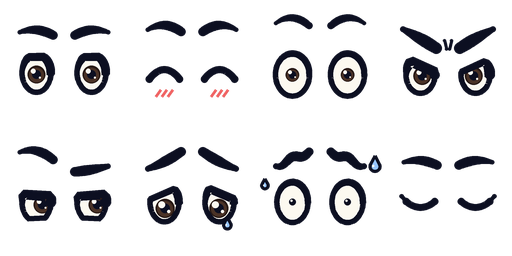
#> input picture game/assets/characters/base_tpose_0.png, 512 x 256 px
$ python spike_post.py ../../game/assets/characters/base_tpose_0.png ../../game/assets/characters/base_tpose_1.png ../../game/assets/characters/base_tpose_1.png
#> lines starting #> are read from the running program, lines starting #| are printed output that depends on the picture; after the words box and inside, x2 and y2 are one past the last pixel; in counts of white or black regions, pixels touching at a corner belong together
"""Pós-processo de 'pintura de quadrinho' para os renders do Blender (esboço de direção de arte).

1. Kuwahara (média do quadrante de menor variância): achata a imagem em manchas com borda
   preservada, a cara de tinta/guache que o render limpo não tem.
2. Retícula: pontos azul-noite nas sombras, maiores quanto mais escuro (Aranhaverso).
3. Desalinhamento de impressão: um fantasma rosa/ciano deslocado nas bordas fortes.
4. Grão de papel e vinheta.

Uso: python spike_post.py entrada.png saida.png ["TEXTO DA CAIXA DE NARRAÇÃO"]
"""
import sys

import numpy as np
from PIL import Image, ImageDraw, ImageFilter, ImageFont


def box_mean(a, r):
    # média em janela (2r+1)² via imagem integral, por canal
    k = 2 * r + 1
    pad = np.pad(a, ((r + 1, r), (r + 1, r), (0, 0)) if a.ndim == 3 else ((r + 1, r), (r + 1, r)), mode="edge")
    c = pad.cumsum(0).cumsum(1)
    s = c[k:, k:] - c[:-k, k:] - c[k:, :-k] + c[:-k, :-k]
    return s / (k * k)


def kuwahara(img, r=4):
    a = img.astype(np.float64)
    lum = a @ np.array([0.299, 0.587, 0.114])
    m = box_mean(a, r // 2 if r > 1 else 1)
    ml = box_mean(lum, r // 2 if r > 1 else 1)
    vl = box_mean(lum ** 2, r // 2 if r > 1 else 1) - ml ** 2
    h = r // 2 + 0
    H, W = lum.shape
    best = np.full((H, W), np.inf)
    out = np.zeros_like(a)
    for dy in (-h, h):
        for dx in (-h, h):
            v = np.roll(np.roll(vl, dy, 0), dx, 1)
            mm = np.roll(np.roll(m, dy, 0), dx, 1)
            sel = v < best
            best[sel] = v[sel]
            out[sel] = mm[sel]
    return out


def main():
    src, dst = sys.argv[1], sys.argv[2]
    caption = sys.argv[3] if len(sys.argv) > 3 else None
    im = np.asarray(Image.open(src).convert("RGB")).astype(np.float64)
    H, W, _ = im.shape
#> H = 256; W = 512

    pt = kuwahara(im, 6)
#> in box_mean, `c = pad.cumsum(0).cumsum(1)`:
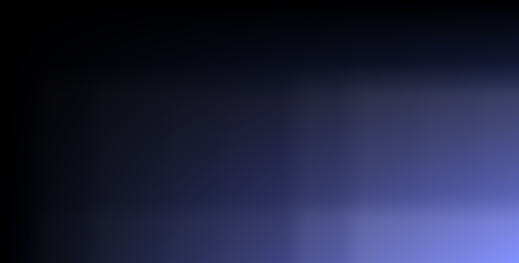
#> c: shape (263, 519, 3) float64; mean R, G, B 676345.6, 740651.6, 1312479.8; drawn with min black and max white
#> after the loop in kuwahara, `for dy in (-h, h):`:
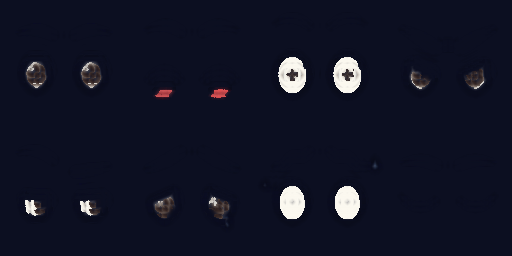
#> out: shape (256, 512, 3) float64; mean R, G, B 18.7, 21.1, 38.1
    pt = kuwahara(pt, 4)
#> call 2 of kuwahara, with r = 4
#> in box_mean (call 6), `c = pad.cumsum(0).cumsum(1)`:
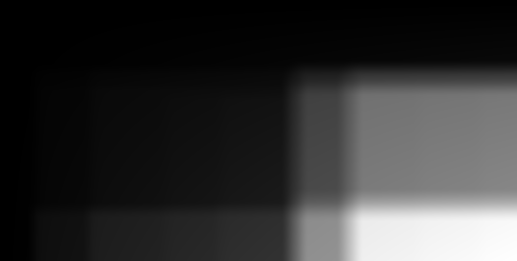
#> c: shape (261, 517) float64; min 261, max 228702005.4, mean 45445484.4; drawn with min black and max white
#> after the loop in kuwahara (call 2), `for dy in (-h, h):`:
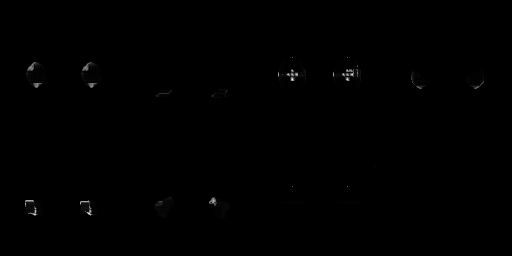
#> best: shape (256, 512) float64; min -6.84e-09, max 5587.7, mean 11.6; drawn with min black and max white

    # retícula nas sombras
    lum = (pt @ np.array([0.299, 0.587, 0.114])) / 255.0
    cell = 7
    yy, xx = np.mgrid[0:H, 0:W]
    # grade girada 45° como na impressão
    u = (xx + yy) / (cell * 1.414)
    v = (xx - yy) / (cell * 1.414)
    du = (u - np.round(u))
    dv = (v - np.round(v))
    dist = np.sqrt(du ** 2 + dv ** 2)
    dark = np.clip((0.42 - lum) / 0.42, 0, 1)
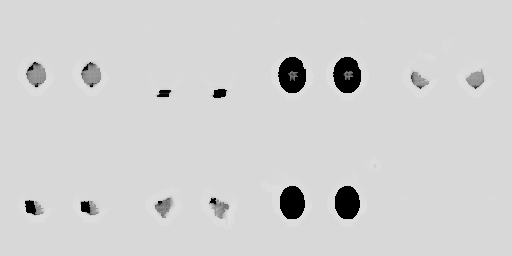
#> dark: shape (256, 512) float64; min 0, max 0.878, mean 0.824
    dots = dist < (dark ** 0.8) * 0.48
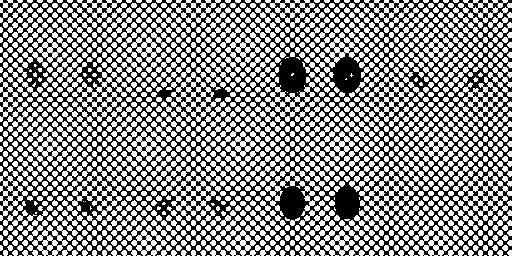
#> dots: shape (256, 512) bool; 54.1% white; 1 black region, box (x1, y1, x2, y2) and area: (0, 0, 512, 256) 60195
    ink = np.array([8, 14, 40], dtype=np.float64)
    pt[dots] = pt[dots] * 0.35 + ink * 0.65

    # realce das luzes amarelas com retícula amarela fina ao redor (brilho de quadrinho)
    yel = (pt[..., 0] > 170) & (pt[..., 1] > 130) & (pt[..., 2] < 140)
#> yel: shape (256, 512) bool; every value is 0
    ym = Image.fromarray((yel * 255).astype(np.uint8)).filter(ImageFilter.MaxFilter(25)).filter(ImageFilter.GaussianBlur(8))
    yg = np.asarray(ym).astype(np.float64) / 255.0
#> yg: shape (256, 512) float64; every value is 0
    ydots = (dist < yg * 0.35) & ~yel
    pt[ydots] = pt[ydots] * 0.4 + np.array([255, 200, 61]) * 0.6

    # desalinhamento: fantasma rosa nas bordas fortes, deslocado
    e = Image.fromarray(np.clip(pt, 0, 255).astype(np.uint8)).convert("L").filter(ImageFilter.FIND_EDGES)
    ea = np.asarray(e).astype(np.float64) / 255.0
    ea = np.roll(np.roll(ea, 3, 0), 4, 1)
    ea = np.clip((ea - 0.18) * 2.2, 0, 1)[..., None]
#> ea: shape (256, 512, 1) float64
    pt = pt * (1 - ea * 0.5) + np.array([255, 79, 163]) * ea * 0.5

    # grão de papel + vinheta
    rng = np.random.default_rng(3)
    pt += rng.normal(0, 6, (H, W, 1))
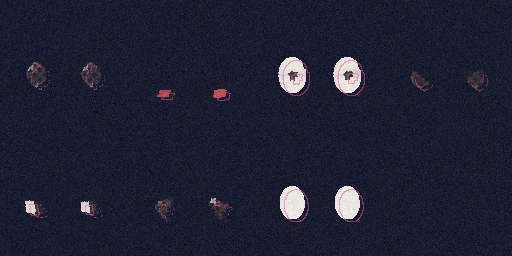
#> pt: shape (256, 512, 3) float64; mean R, G, B 17.4, 20.3, 40.6; drawn with min black and max white
    cy, cx = H / 2, W / 2
#> cy = 128; cx = 256
    r = np.sqrt(((yy - cy) / cy) ** 2 + ((xx - cx) / cx) ** 2)
    pt *= (1 - np.clip(r - 0.7, 0, 1) * 0.55)[..., None]

    out = Image.fromarray(np.clip(pt, 0, 255).astype(np.uint8))
    if caption:
        d = ImageDraw.Draw(out)
        try:
            f = ImageFont.truetype("C:/Windows/Fonts/courbd.ttf", 34)
        except OSError:
            f = ImageFont.load_default()
        tw = d.textlength(caption, font=f)
#> tw = 792.2
        x0, y0 = 40, 36
        d.rectangle([x0 + 6, y0 + 6, x0 + tw + 46, y0 + 70], fill=(6, 10, 30))
        d.rectangle([x0, y0, x0 + tw + 40, y0 + 64], fill=(255, 200, 61), outline=(6, 10, 30), width=4)
        d.text((x0 + 20, y0 + 14), caption, font=f, fill=(6, 10, 30))
    out.save(dst)
    print("OK", dst)


if __name__ == "__main__":
    main()
